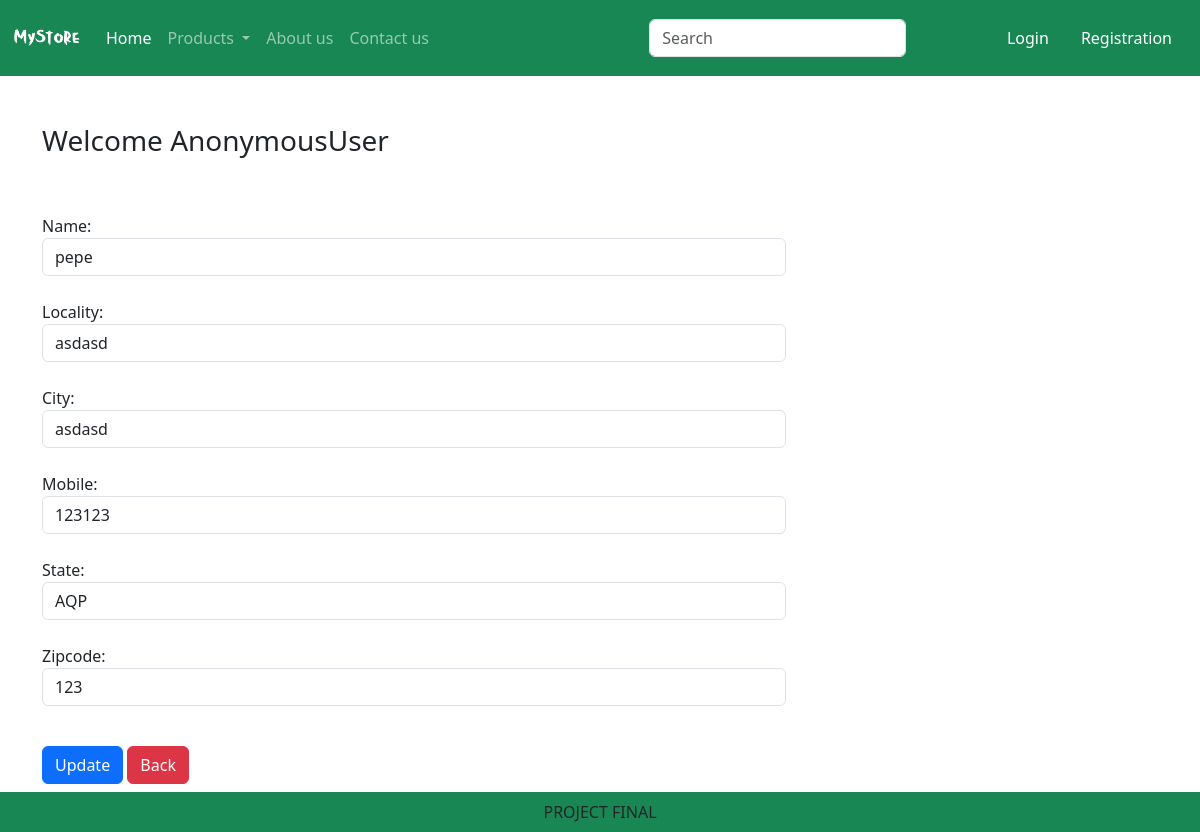
The app's page /updateAddress/1, older data.
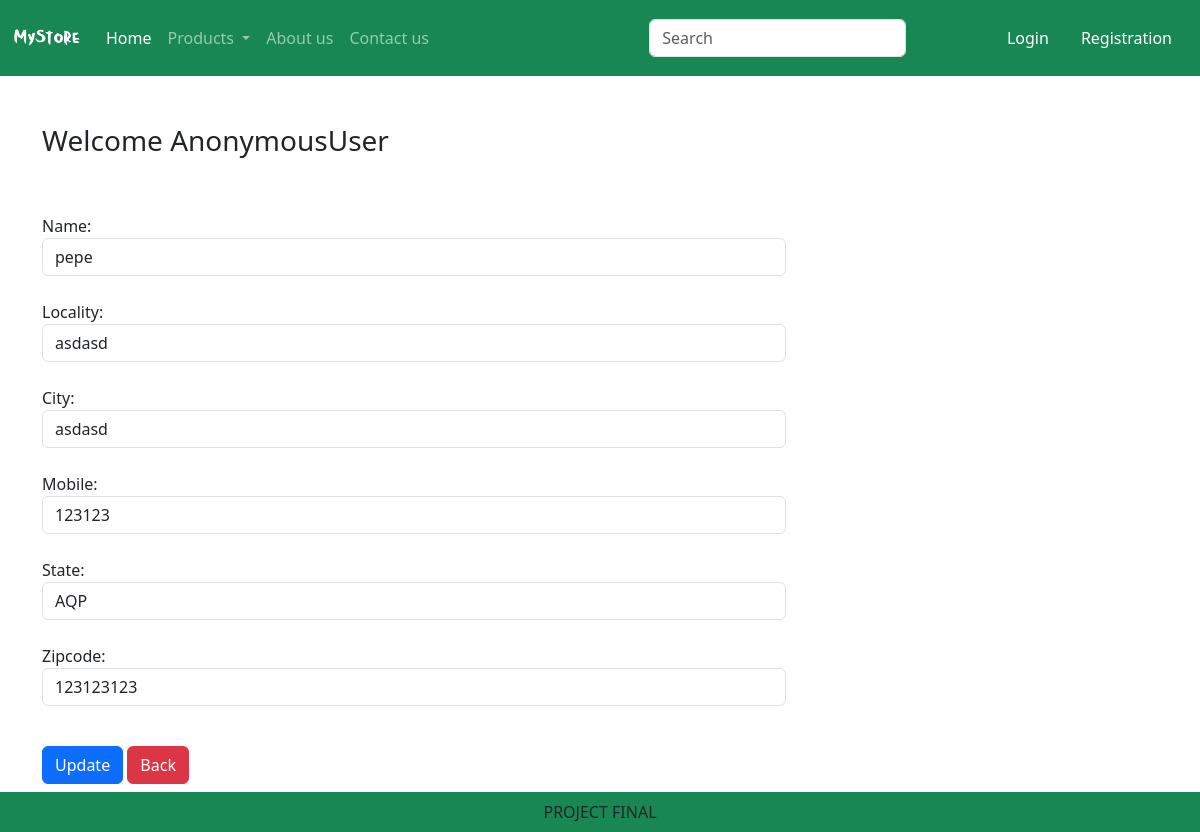
The same page, newer data.
### app/models.py (models this page shows, shortened)
class Customer(models.Model):
    user=models.ForeignKey(User, on_delete=models.CASCADE)
    name=models.CharField(max_length=200)
    locality=models.CharField(max_length=200)
    city=models.CharField(max_length=50)
    mobile=models.IntegerField(default=0)
    zipcode=models.IntegerField()
    state=models.CharField(choices=STATE_CHOICES, max_length=100)

### app/views.py (the view, shortened to what this page needs)
# urls.py: path('updateAddress/<int:pk>', views.updateAddress.as_view() , name='updateAddress'),
class updateAddress(View):
    def get(self,request,pk):
        add =Customer.objects.get(pk=pk)
        form =CustomerProfileForm(instance=add)
        return render(request, 'app/updateAddress.html',locals())

### app/forms.py
class CustomerProfileForm(forms.ModelForm):
    class Meta:
        model= Customer
        fields=['name','locality','city','mobile','state','zipcode']
        widgets={
            'name':forms.TextInput(attrs={'class':'form-control'}),
            'locality':forms.TextInput(attrs={'class':'form-control'}),
            'city':forms.TextInput(attrs={'class':'form-control'}),
            'mobile':forms.NumberInput(attrs={'class':'form-control'}),
            'state':forms.Select(attrs={'class':'form-control'}),
            'zipcode':forms.NumberInput(attrs={'class':'form-control'}),
        }

### app/templates/app/updateAddress.html (shortened to what this page needs)
{% extends 'app/base.html' %}
{% load static %}
{% block main-content %}
<div class ="container my-5">
    <div class ="row">
        <h3>Welcome <span class="text-capitalize">{{request.user}}</span></h3>
    </div>
    <div class="col-sm-8 offset my-5">
        <form action="" method="post">
            {% for fm in form %}
                {{fm.label_tag}}{{fm}} <small class="text-danger">{{fm.errors|striptags}}</small><br>
            {% endfor %}
            <div class="col-12 mt-3">
                <button type="submit" class="btn btn-primary">Update</button>
                <a href="{% url 'address' %}" type='button' class="btn btn-danger">Back</a>
            </div>
        </form>
    </div>
{% endblock main-content %}

Row changes from the older to the newer data that the page shows:
changed Customer "pepe": zipcode "123" → "123123123"
